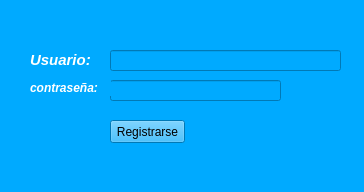
<?xml version="1.0" encoding="UTF-8"?>
<ui version="4.0">
 <class>registro</class>
 <widget class="QMainWindow" name="registro">
  <property name="geometry">
   <rect>
    <x>0</x>
    <y>0</y>
    <width>364</width>
    <height>192</height>
   </rect>
  </property>
  <property name="windowTitle">
   <string>MainWindow</string>
  </property>
  <property name="styleSheet">
   <string notr="true">background-color: rgb(0, 170, 255);
</string>
  </property>
  <widget class="QWidget" name="centralwidget">
   <widget class="QLineEdit" name="usuario">
    <property name="geometry">
     <rect>
      <x>110</x>
      <y>50</y>
      <width>231</width>
      <height>21</height>
     </rect>
    </property>
    <property name="text">
     <string/>
    </property>
   </widget>
   <widget class="QLineEdit" name="lineEdit_2">
    <property name="geometry">
     <rect>
      <x>110</x>
      <y>80</y>
      <width>171</width>
      <height>21</height>
     </rect>
    </property>
   </widget>
   <widget class="QLabel" name="label">
    <property name="geometry">
     <rect>
      <x>30</x>
      <y>50</y>
      <width>71</width>
      <height>20</height>
     </rect>
    </property>
    <property name="font">
     <font>
      <pointsize>11</pointsize>
      <weight>75</weight>
      <italic>true</italic>
      <bold>true</bold>
     </font>
    </property>
    <property name="styleSheet">
     <string notr="true">color: rgb(0, 0, 255);
color: rgb(255, 255, 255);</string>
    </property>
    <property name="text">
     <string>Usuario: </string>
    </property>
   </widget>
   <widget class="QLabel" name="label_2">
    <property name="geometry">
     <rect>
      <x>30</x>
      <y>80</y>
      <width>81</width>
      <height>16</height>
     </rect>
    </property>
    <property name="font">
     <font>
      <pointsize>9</pointsize>
      <weight>75</weight>
      <italic>true</italic>
      <bold>true</bold>
     </font>
    </property>
    <property name="styleSheet">
     <string notr="true">color: rgb(0, 0, 255);
color: rgb(255, 255, 255);</string>
    </property>
    <property name="text">
     <string>contraseña:</string>
    </property>
   </widget>
   <widget class="QPushButton" name="pushButton">
    <property name="geometry">
     <rect>
      <x>110</x>
      <y>120</y>
      <width>75</width>
      <height>23</height>
     </rect>
    </property>
    <property name="text">
     <string>Registrarse</string>
    </property>
   </widget>
  </widget>
  <widget class="QMenuBar" name="menubar">
   <property name="geometry">
    <rect>
     <x>0</x>
     <y>0</y>
     <width>364</width>
     <height>21</height>
    </rect>
   </property>
  </widget>
  <widget class="QStatusBar" name="statusbar"/>
 </widget>
 <resources/>
 <connections/>
</ui>
